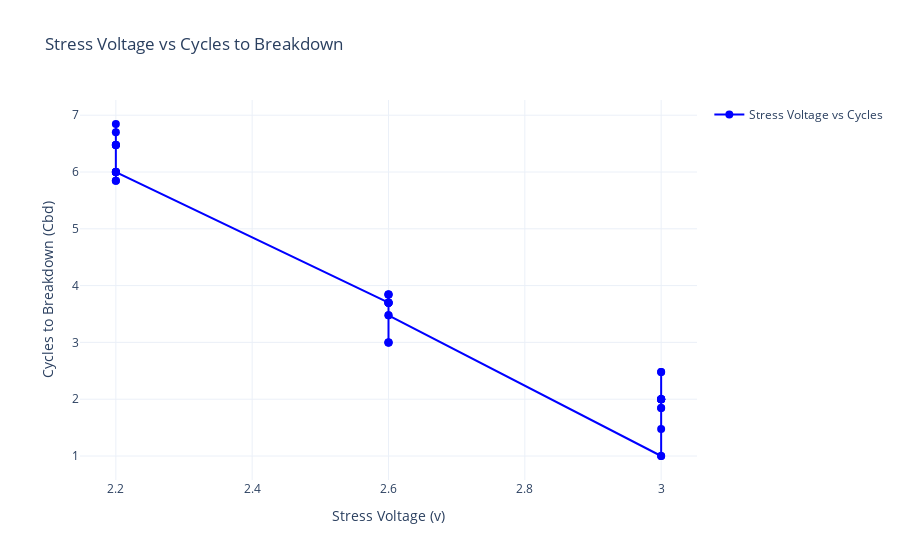

Notebook code cell kept with this figure:
### Code cell
import plotly.graph_objects as go
import numpy as np 
# Create the figure
fig = go.Figure()

# Add a scatter plot for x and y
fig.add_trace(
    go.Scatter(
        x=x,  # Stress Voltage (v)
        y=np.log10(y),  # Cycles to Breakdown (Cbd)
        mode="markers+lines",  # Combine markers and lines
        name="Stress Voltage vs Cycles",
        marker=dict(size=8, color="blue"),
        line=dict(color="blue", width=2),
    )
)

# Customize layout
fig.update_layout(
    title="Stress Voltage vs Cycles to Breakdown",
    xaxis=dict(title="Stress Voltage (v)"),
    yaxis=dict(title="Cycles to Breakdown (Cbd)"),
    template="plotly_white",  # Clean template
    showlegend=True,
)

# Show the plot
fig.show()

### Figure 1 — Plotly figure (JSON) as saved in the notebook; plotly's stock layout.template omitted (floating-point values rounded to 4 significant figures)
{"data": [{"line": {"color": "blue", "width": 2}, "marker": {"color": "blue", "size": 8}, "mode": "markers+lines", "name": "Stress Voltage vs Cycles", "type": "scatter", "x": [3, 3, 3, 3, 3, 3, 3, 3, 3, 3, 3, 3, 3, 2.6, 2.6, 2.6, 2.6, 2.6, 2.6, 2.6, 2.6, 2.6, 2.6, 2.6, 2.6, 2.6, 2.2, 2.2, 2.2, 2.2, 2.2, 2.2, 2.2, 2.2, 2.2, 2.2, 2.2, 2.2, 2.2], "y": [2, 2.477, 2, 1, 2, 2, 2.477, 1.845, 2, 2, 1.477, 1.845, 1, 3.477, 3.699, 3.699, 3.477, 3.845, 3, 3.845, 3, 3.699, 3, 3.699, 3.845, 3.699, 6, 6, 5.845, 6, 6.699, 6.477, 6.477, 6.477, 6.845, 6, 6, 5.845, 6.477]}], "layout": {"showlegend": true, "title": {"text": "Stress Voltage vs Cycles to Breakdown"}, "xaxis": {"title": {"text": "Stress Voltage (v)"}}, "yaxis": {"title": {"text": "Cycles to Breakdown (Cbd)"}}}}
